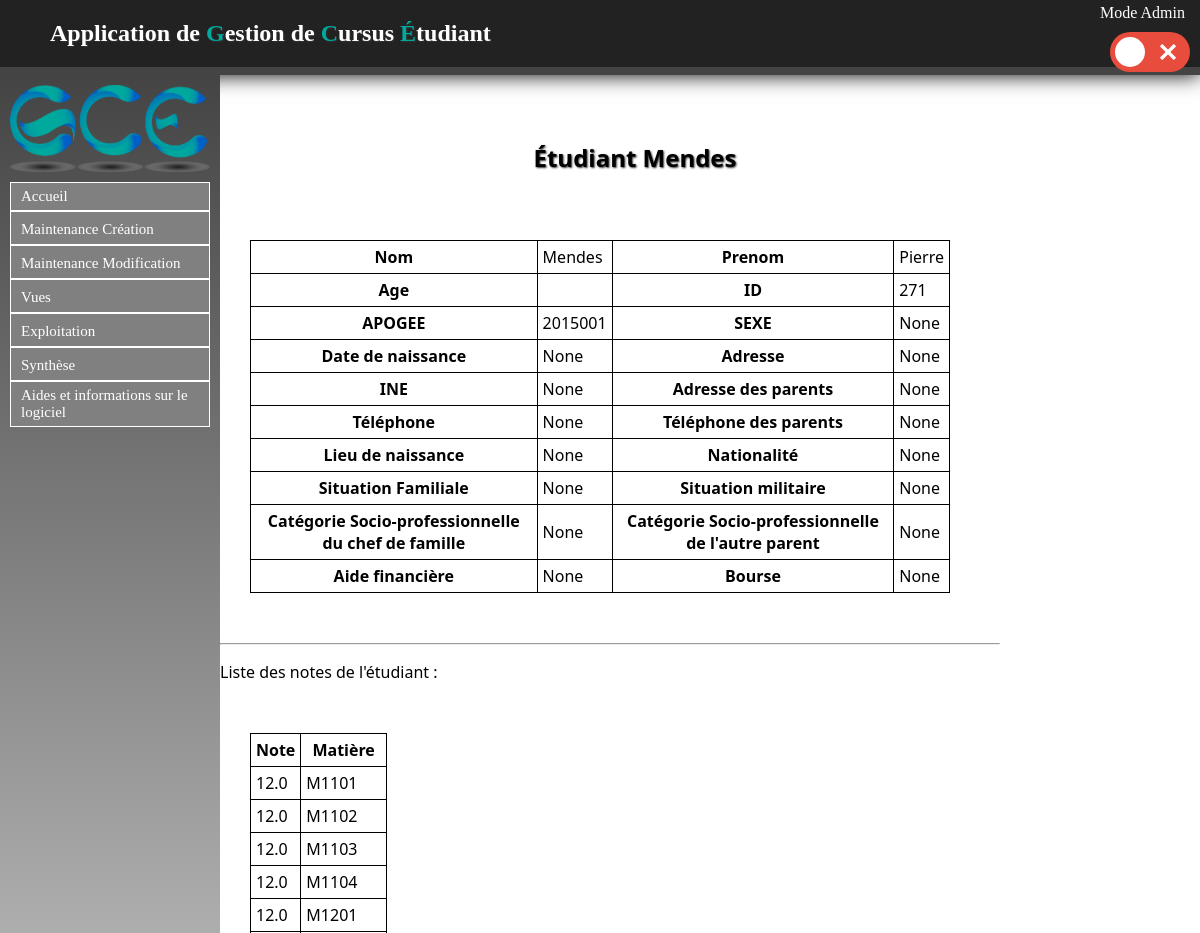
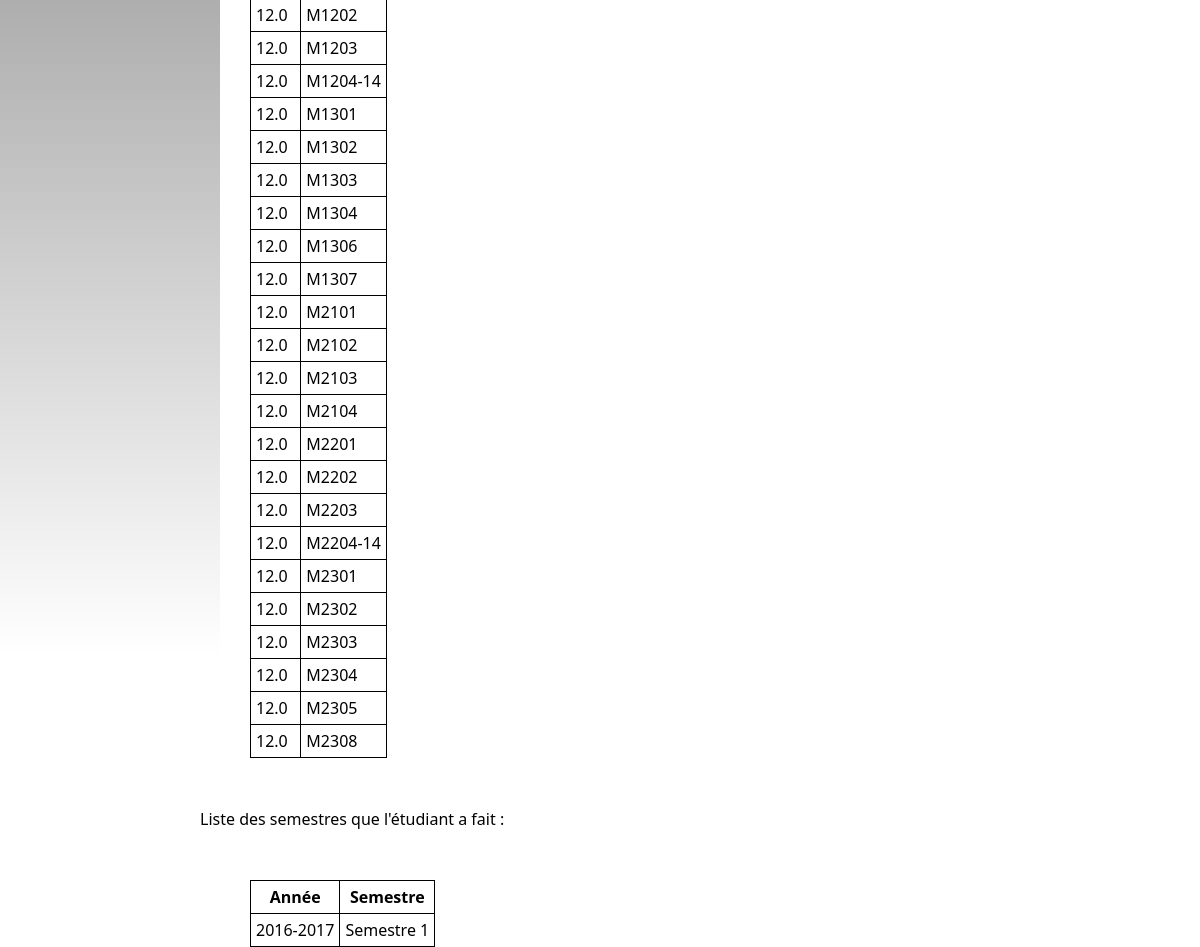
/Etudiant/listeretu/271, run on the app's committed database (2 pictures, top to bottom).
### Etudiant/models.py (models this page shows, shortened)
class Etu(models.Model):
	nom = models.CharField(max_length=30, null=False)
	prenom = models.CharField(max_length=30, null=False)
	apogee = models.IntegerField(null=True)
	date_naissance = models.CharField(max_length=100,null=True)
	sexe = models.CharField(max_length=1, null=True)
	adresse = models.CharField(max_length=100, null=True)
	ine = models.CharField(max_length=100, null=True)
	adresse_parents = models.CharField(max_length=100, null=True)
	tel = models.IntegerField(null=True)
	tel_par = models.IntegerField(null=True)
	lieu_naissance = models.CharField(max_length=100, null=True)
	nationalite = models.CharField(max_length=100, null=True)
	situation_familiale = models.CharField(max_length=100, null=True)
	situation_militaire = models.CharField(max_length=100, null=True)
	cate_socio_pro_chef_famille = models.CharField(max_length=100, null=True)
	cate_socio_pro_autre_parent = models.CharField(max_length=100, null=True)
	aide_financiere = models.CharField(max_length=100, null=True)
	bourse = models.CharField(max_length=100, null=True)

class Appartient(models.Model):
	instance_semestre = models.ForeignKey(InstanceSemestre, null=False)
	etudiant = models.ForeignKey(Etu, null=False)

### Note/models.py (models this page shows, shortened)
class Note(models.Model):
	valeur = models.FloatField()
	etudiant = models.ForeignKey(Etu, null=False)
	instance_semestre = models.ForeignKey(InstanceSemestre, null=False)
	matiere = models.ForeignKey(Matiere, null=False)

### Matiere/models.py (models this page shows, shortened)
class Matiere(models.Model):
	intitule = models.CharField(max_length=30,null=False)
	code_ppn = models.CharField(max_length=30,null=False)
	code_apogee = models.CharField(max_length=30,null=False)
	coefficient = models.FloatField(default=1.0)
	ue = models.ForeignKey('UE.ue', null=True)

### Semestre/models.py (models this page shows, shortened)
class InstanceSemestre(models.Model):
	annee =  models.ForeignKey(Annee, null=False)
	semestre = models.ForeignKey(Semestre, null=False)

class Semestre(models.Model):
	code_ppn = models.CharField(max_length=30,null=False)
	code_apogee = models.CharField(max_length=30,null=False)
	intitule = models.CharField(max_length=30, null=False)
	diplome = models.ForeignKey(Diplome, null=True)
	def __str__(self):
		return self.intitule

### Annee/models.py (models this page shows)
class Annee(models.Model):
	intitule = models.CharField(max_length=9,null=False)
	def __str__(self):
		return self.intitule

### Etudiant/views.py (the view)
# urls.py: url(r'^listeretu/(?P<id>\d+)$', views.listeretu),
def listeretu(request, id):
	etu = get_object_or_404(Etu, id=id)
	notes = Note.objects.filter(etudiant__id=id)
	appartients = Appartient.objects.filter(etudiant__id=id)
	return render(request, 'contenu_html/listeretu.html', locals())

### Etudiant/templates/contenu_html/listeretu.html (shortened to what this page needs)
{% extends "templates/base.html" %}
{% block content %}
<h1>Étudiant {{ etu.nom }}</h1>
<table id="b">
	<tr>
		<th>Nom</th>
		<td>{{ etu.nom }}</td>
		<th>Prenom</th>
		<td>{{ etu.prenom }}</td>
	</tr>
	<tr>
		<th>Age</th>
		<td>{{ etu.age }}</td>
		<th>ID</th>
		<td>{{ etu.id }}</td>
	</tr>
	<tr>
		<th>APOGEE</th>
		<td>{{ etu.apogee }}</td>
		<th>SEXE</th>
		<td>{{ etu.sexe }}</td>
	</tr>
	<tr>
		<th>Date de naissance</th>
		<td>{{ etu.date_naissance }}</td>
		<th>Adresse</th>
		<td>{{ etu.adresse }}</td>
	</tr>
	<tr>
		<th>INE</th>
		<td>{{ etu.ine }}</td>
		<th>Adresse des parents</th>
		<td>{{ etu.adresse_parents }}</td>
	</tr>
	<tr>
		<th>Téléphone</th>
		<td>{{ etu.tel }}</td>
		<th>Téléphone des parents</th>
		<td>{{ etu.tel_par }}</td>
	</tr>
	<tr>
		<th>Lieu de naissance</th>
		<td>{{ etu.lieu_naissance }}</td>
		<th>Nationalité</th>
		<td>{{ etu.nationalite }}</td>
	</tr>
	<tr>
		<th>Situation Familiale</th>
		<td>{{ etu.situation_familiale }}</td>
		<th>Situation militaire</th>
		<td>{{ etu.situation_militaire }}</td>
	</tr>
	<tr>
		<th>Catégorie Socio-professionnelle du chef de famille</th>
		<td>{{ etu.cate_socio_pro_chef_famille }}</td>
		<th>Catégorie Socio-professionnelle de l'autre parent</th>
		<td>{{ etu.cate_socio_pro_autre_parent }}</td>
	</tr>
	<tr>
		<th>Aide financière</th>
		<td>{{ etu.aide_financiere }}</td>
		<th>Bourse</th>
		<td>{{ etu.bourse }}</td>
	</tr>
</table>
<hr />
{% if not notes %}
	<p>L'étudiant n'a pas de notes</p>
{% else %}
	<p style="text-align: left">Liste des notes de l'étudiant :</p>
	<table style="border:1px solid black; border-collapse : collapse;">
	<tr>
		<th style="border:1px solid black;">Note</th>
		<th style="border:1px solid black;">Matière</th>
	</tr>
	{% for note in notes %}
		<tr>
			<td style="border:1px solid black;">{{ note.valeur }}</td>
			<td style="border:1px solid black;">{{ note.matiere.intitule }}</td>
		</tr>
	{% endfor %}
	</table>
{% endif %}
{% if not appartients %}
	<p>L'étudiant n'a jamais été inscrit dans un semestre.</p>
{% else %}
	<p style="text-align: left">Liste des semestres que l'étudiant a fait :</p>
	<table style="border:1px solid black; border-collapse : collapse;">
	<tr>
		<th style="border:1px solid black;">Année</th>
		<th style="border:1px solid black;">Semestre</th>
	</tr>
	{% for appartient in appartients %}
		<tr>
			<td style="border:1px solid black;">{{ appartient.instance_semestre.annee }}</td>
			<td style="border:1px solid black;">{{ appartient.instance_semestre.semestre }}</td>
		</tr>
	{% endfor %}
	</table>
{% endif %}
{% endblock %}

### static/css/stylesheet.css (style rules this page uses)
html,body { height: 100%; }
body { font-family: "Segoe UI", Verdana, serif; font-size:12pt; margin:0; padding:0; }
h1 { text-shadow:1px 1px 2px #333333; text-align: left; color:white; margin-left: 50px; font-size: 1.5em; display: inline-block; }
table { border:1px solid black; border-collapse : collapse; }
#main h1 { color: black; }
table { margin: 50px 50px 50px 50px; }
td, th { padding: 5px; border:1px solid black; }

### data on the page
Etu: nom "Mendes", prenom "Pierre", id "271", apogee "2015001", sexe "None", date_naissance "None", adresse "None", ine "None", adresse_parents "None", tel "None", tel_par "None", lieu_naissance "None", nationalite "None", situation_familiale "None", situation_militaire "None", cate_socio_pro_chef_famille "None", cate_socio_pro_autre_parent "None", aide_financiere "None", bourse "None"
Note: valeur "12.0", matiere.intitule "M1101"
Note: valeur "12.0", matiere.intitule "M1102"
Note: valeur "12.0", matiere.intitule "M1103"
Note: valeur "12.0", matiere.intitule "M1104"
Note: valeur "12.0", matiere.intitule "M1201"
Note: valeur "12.0", matiere.intitule "M1202"
Note: valeur "12.0", matiere.intitule "M1203"
Note: valeur "12.0", matiere.intitule "M1204-14"
Note: valeur "12.0", matiere.intitule "M1301"
Note: valeur "12.0", matiere.intitule "M1302"
Note: valeur "12.0", matiere.intitule "M1303"
Note: valeur "12.0", matiere.intitule "M1304"
Note: valeur "12.0", matiere.intitule "M1306"
Note: valeur "12.0", matiere.intitule "M1307"
Note: valeur "12.0", matiere.intitule "M2101"
Note: valeur "12.0", matiere.intitule "M2102"
Note: valeur "12.0", matiere.intitule "M2103"
Note: valeur "12.0", matiere.intitule "M2104"
Note: valeur "12.0", matiere.intitule "M2201"
Note: valeur "12.0", matiere.intitule "M2202"
Note: valeur "12.0", matiere.intitule "M2203"
Note: valeur "12.0", matiere.intitule "M2204-14"
Note: valeur "12.0", matiere.intitule "M2301"
Note: valeur "12.0", matiere.intitule "M2302"
Note: valeur "12.0", matiere.intitule "M2303"
Note: valeur "12.0", matiere.intitule "M2304"
Note: valeur "12.0", matiere.intitule "M2305"
Note: valeur "12.0", matiere.intitule "M2308"
Appartient: instance_semestre.annee "2016-2017", instance_semestre.semestre "Semestre 1"
